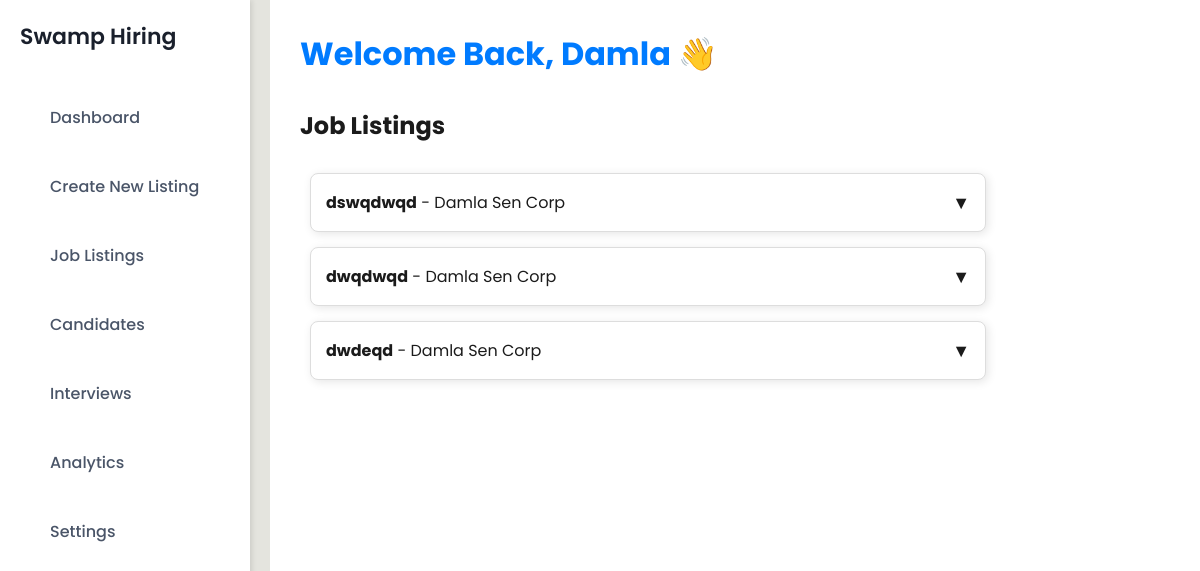
The app's page /employer_job_listings/ (signed in), older data.
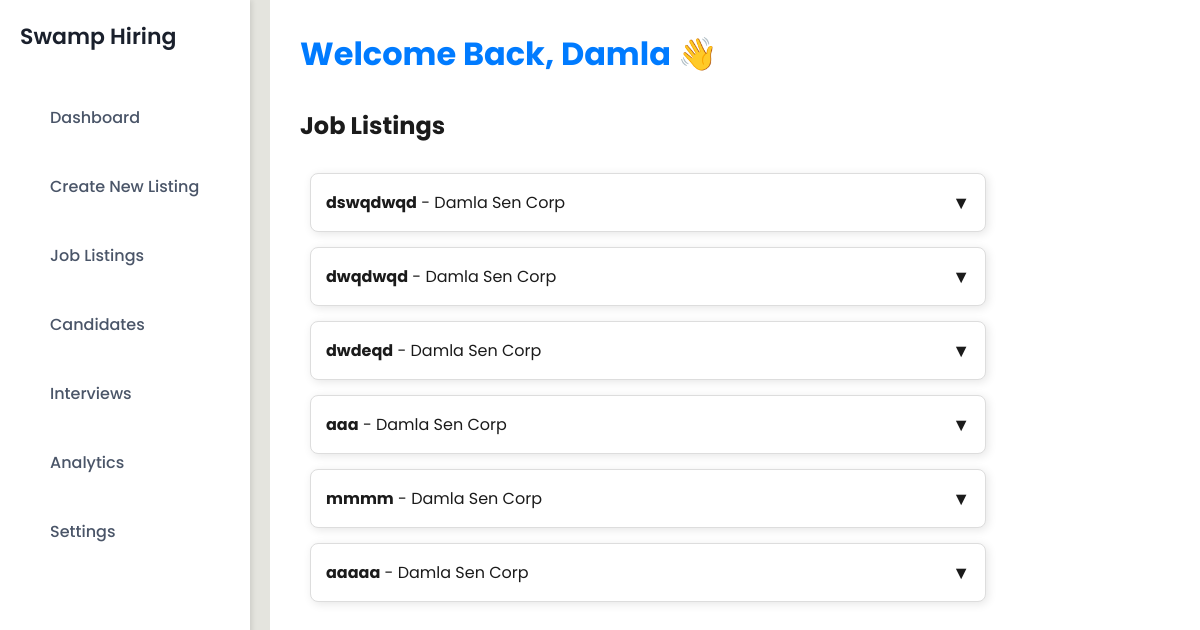
The same page, newer data.
### tutorials/models/employer_models.py (models this page shows, shortened)
class Job(models.Model):
    employer = models.ForeignKey(
        Employer,
        on_delete=models.CASCADE,
        related_name='jobs',
        null=True,
        blank=True
    )
    title = models.CharField(max_length=200)
    company_name = models.CharField(max_length=255, default="Unknown Company")
    location = models.CharField(max_length=255, default="Unknown Location")
    job_type = models.CharField(
        max_length=100,
        choices=[
            ('Full Time', 'Full Time'),
            ('Part Time', 'Part Time'),
            ('Internship', 'Internship'),
            ('Apprenticeship', 'Apprenticeship')
        ],
        blank=True,
        null=True
    )
    salary = models.DecimalField(max_digits=10, decimal_places=2, null=True, blank=True)
    description = models.TextField()
    requirements = models.TextField(blank=True)
    benefits = models.TextField(blank=True, null=True)
    application_deadline = models.DateField(null=True, blank=True)
    contact_email = models.EmailField(default="default@email.com")
    created_at = models.DateTimeField(auto_now_add=True)
    STATUS_CHOICES = [
        ('pending', 'Pending Review'),
        ('approved', 'Approved'),
        ('rejected', 'Rejected'),
    ]
    status = models.CharField(
        max_length=10,
        choices=STATUS_CHOICES,
        default='pending'  # New jobs start as pending
    )

### tutorials/views/employer_views.py (the view)
# urls.py: path('employer_job_listings/', employer_job_listings, name='employer_job_listings'),
@login_required
def employer_job_listings(request):
    try:
        employer = Employer.objects.get(username=request.user.username)
    except Employer.DoesNotExist:
        return render(request, 'error.html', {"message": "Employer profile not found."})
    jobs = Job.objects.filter(employer=employer)
    if not jobs.exists():
        logger.warning(f"⚠️ No jobs found for employer: {employer.company_name}")
    return render(request, 'employer_job_listings.html', {'jobs': jobs})

### tutorials/templates/employer_job_listings.html (shortened to what this page needs)
{% extends 'base.html' %}
{% load static %}
{% block extra_css %}
<link rel="stylesheet" href="{% static 'css/employer_job_listings.css' %}">
{% endblock %}
{% block content %}
<section class="job-listings">
    <h2>Job Listings</h2>
    <div class="job-listings-container">
        {% if jobs %}
            {% for job in jobs %}
                <div class="job-listing-card" onclick="toggleDetails('{{ job.id }}')">
                    <div class="job-header">
                        <p>
                            <strong class="job-title">{{ job.title }}</strong> - {{ job.company_name }}
                        </p>
                        <span id="toggle-icon-{{ job.id }}" class="toggle-icon">▼</span>
                    </div>
                </div>
            {% endfor %}
        {% else %}
            <p>No jobs posted yet.</p>
        {% endif %}
    </div>
</section>
{% endblock %}

Row changes from the older to the newer data that the page shows:
added Job: title "aaa", company_name "Damla Sen Corp"
added Job: title "mmmm", company_name "Damla Sen Corp"
added Job: title "aaaaa", company_name "Damla Sen Corp"
